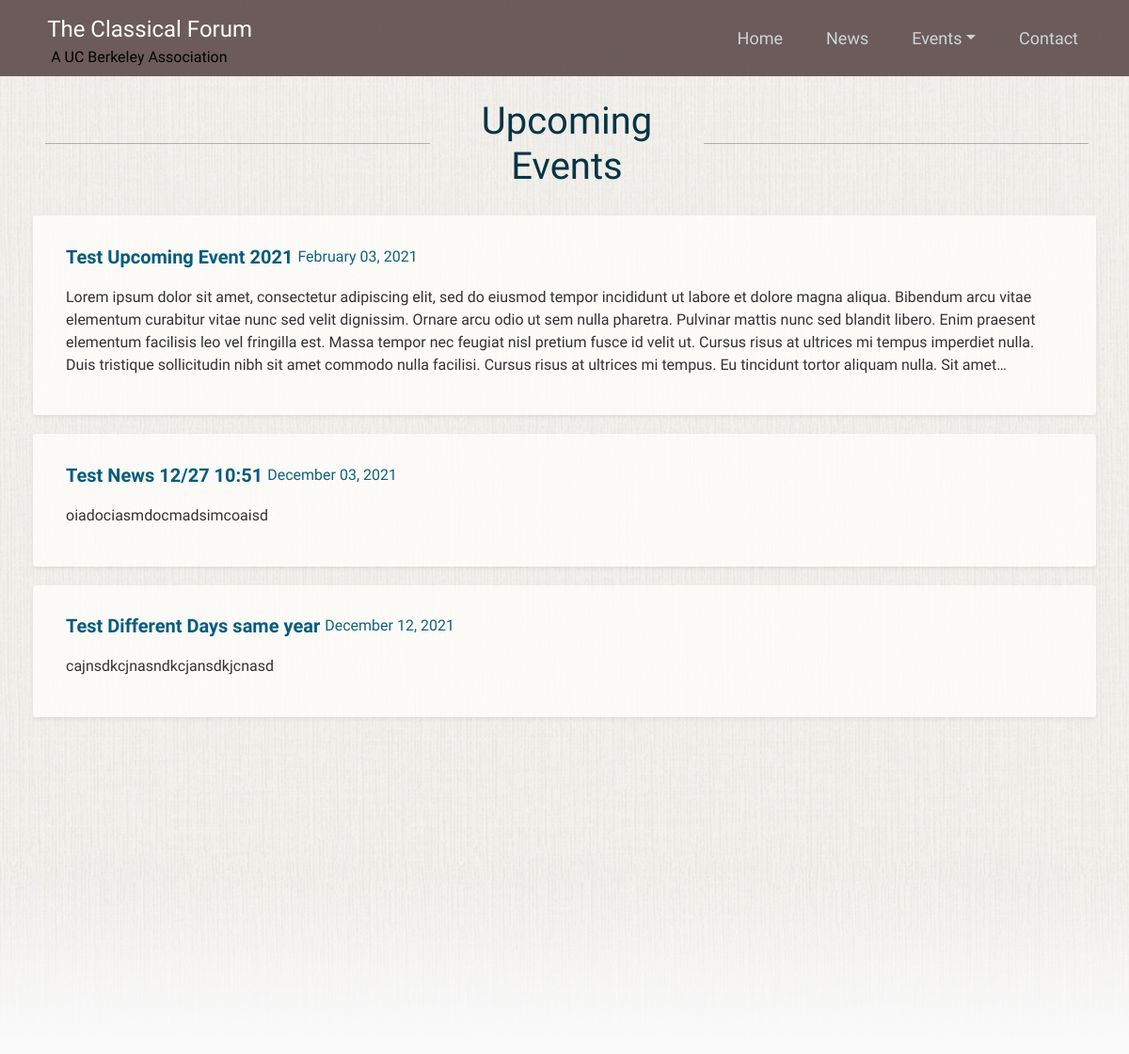
The app's page /upcoming_events, older data.
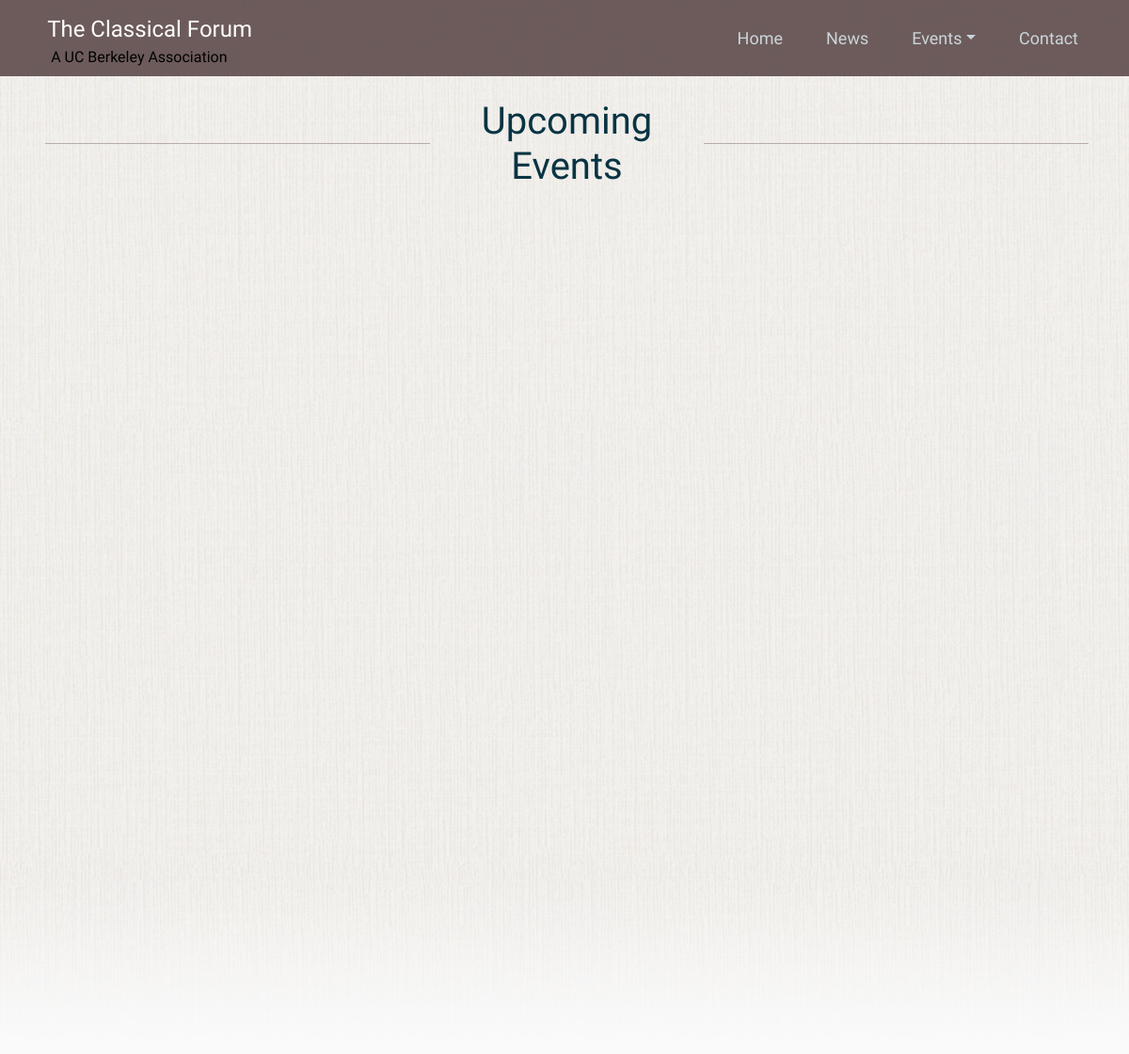
The same page, newer data.
### flask_server/models.py (models this page shows, shortened)
class Event(db.Model):
    id = db.Column(db.Integer, primary_key=True)
    title = db.Column(db.String(100), nullable=False)
    event_date = db.Column(db.DateTime, nullable=False)
    event_end = db.Column(db.DateTime)
    content = db.Column(db.Text, nullable=False)

### flask_server/routes.py (the view)
@main.route('/upcoming_events')
def upcoming_events():
    db.create_all()
    current_datetime = datetime.datetime.utcnow()
    events = Event.query.order_by(Event.event_date.asc()).filter(Event.event_date >= current_datetime).paginate(page=1)
    return render_template('upcoming_events.html', events=events, title='Upcoming Events')

### flask_server/templates/upcoming_events.html (shortened to what this page needs)
{% extends "layout.html" %}
{% block start_background_div %}<div class="bg1">{% endblock start_background_div %}
{% block end_background_div %}</div>{% endblock end_background_div %}
{% block content %}
<div class="container-fluid" style="padding-top: 20px">
<div class="row" style="flex-wrap: nowrap; margin-bottom: 20px; margin-left: -40px">
    <div class="border-center rounded" style="float: left; width: 45%"></div>
    <h1 class="text-center" style="color: #083443; margin-top: 0.8%; min-width: 20%">Upcoming Events</h1>
    <div class="border-center rounded" style="float: right; width: 45%"></div>
</div>
</div>
{% for item in events.items %}
    <div class="shadow-sm row content-section" style="">
        <div class="col" style="margin-top: 2%">
            <div class="row" style="margin-left: 0px">
                <a class="bold nounderline" style="color: #035c7e; font-size: 1.25rem; margin-bottom: .5rem; line-height: 1.2" href="{{ url_for('main.event', event_id=item.id) }}">{{ item.title }}</a>
                <div style="margin-left: 5px">
                    <div class="" style="color: #10627f">{{ item.event_date.strftime('%B') }} {{ item.event_date.strftime('%d') }}, {{ item.event_date.strftime('%Y') }}</div>
                </div>
            </div>
            <p class="line-clamp" style="margin-top: 1%; margin-bottom: 3%">
                {{ item.content }}
            </p>
        </div>
    </div>
{% endfor %}
{% endblock content %}

### flask_server/templates/layout.html (shortened to what this page needs)
<!DOCTYPE html>
<html lang="en">
<head>
    <link rel="stylesheet" href="https://stackpath.bootstrapcdn.com/bootstrap/4.3.1/css/bootstrap.min.css">
    <link rel="stylesheet" type="text/css" href="{{ url_for('static', filename='main_forum.css') }}">
</head>
<body>
    {% block start_background_div %}{% endblock %}
    <header class="site-header">
      <nav class="navbar navbar-expand-lg navbar-dark bg-steel">
        <div class="container">
          <div class="grid" style="margin-left: 3%">
              <div class="row">
                  <a class="navbar-brand mr-4" href="/">The Classical Forum</a>
              </div>
              <div class="row">
                  <a class="mr-4 ml-1" style="color: #000000">A UC Berkeley Association</a>
              </div>
          </div>
          <div class="collapse navbar-collapse" id="navbarToggle">
            <div class="navbar-nav">
                <div class="container text-center text-nowrap">
                    <a class="nav-item nav-link text-center" href="{{ url_for('main.home') }}">Home</a>
                </div>
                <div class="container text-center text-nowrap">
                    <a class="nav-item nav-link text-center" href="{{ url_for('main.news') }}">News</a>
                </div>
                 <div class="nav-item dropdown container text-center">
                    <a class="nav-link dropdown-toggle" href="#" id="navbarDropdown" role="button" data-toggle="dropdown" aria-haspopup="true" aria-expanded="false">Events</a>
                 </div>
                <div class="container text-center text-nowrap">
                    <a class="nav-item nav-link text-center" href="{{ url_for('main.contact') }}">Contact</a>
                </div>
            </div>
          </div>
        </div>
      </nav>
    </header>
    <main role="main" class="main-border" style="margin-bottom: -50px">
        <div style="">
        {% block content %}{% endblock %}
        </div>
    </main>
    {% block end_background_div %}{% endblock %}
</body>
</html>

### flask_server/static/main_forum.css (style rules this page uses)
* { box-sizing: content-box; }
*:before, *:after { box-sizing: content-box; }
body, html { background: #fafafa; color: #333333; font-family: 'Amiri', serif; height: 100%; }
.border-center { width: 31.504%; position: relative; margin: 2%; }
.border-center:before { content: ''; position: absolute; bottom: 50%; border-bottom: 1px solid rgba(95, 76, 76, 0.4); width: 100%; z-index: 0; }
.bg1 { background-image: url("background1.jpg"); height: 140%; background-position: center; background-repeat: no-repeat; background-size: cover; }
.bg-steel { background: rgba(95, 76, 76, 0.9); }
.navbar-dark .navbar-brand { font-size: x-large; color: #fffefc; padding-bottom: 0; }
.nav-item { font-size: large; }
.site-header .navbar-nav .nav-link { color: #cbd5db; }
.main-border { margin: 50px; margin-top: -5px; }

Row changes from the older to the newer data that the page shows:
removed Event: title "Test Upcoming Event 2021", event_date "February", event_date "03", event_date "2021", content "Lorem ipsum dolor sit amet, consectetur adipiscing elit, sed do eiusmod tempor incididunt ut labore et dolore magna aliqua. Bibendum arcu vitae elementum curabitur vitae nunc sed velit dignissim. Ornare arcu odio ut sem nulla pharetra. Pulvinar mattis nunc sed blandit libero. Enim praesent elementum facilisis leo vel fringilla est. Massa tempor nec feugiat nisl pretium fusce id velit ut. Cursus risus at ultrices mi tempus imperdiet nulla. Duis tristique sollicitudin nibh sit amet commodo nulla facilisi. Cursus risus at ultrices mi tempus. Eu tincidunt tortor aliquam nulla. Sit…"
removed Event: title "Test News 12/27 10:51", event_date "December", event_date "03", event_date "2021", content "oiadociasmdocmadsimcoaisd"
removed Event: title "Test Different Days same year", event_date "December", event_date "12", event_date "2021", content "cajnsdkcjnasndkcjansdkjcnasd"
